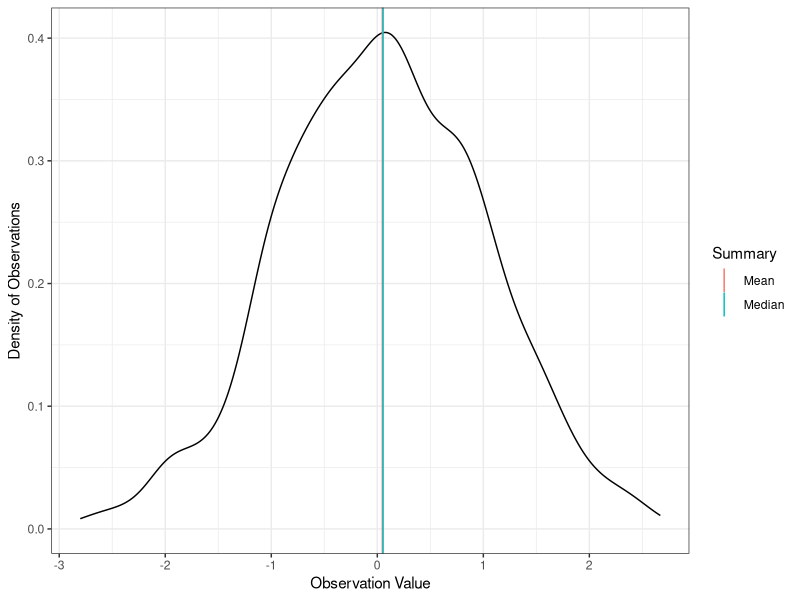
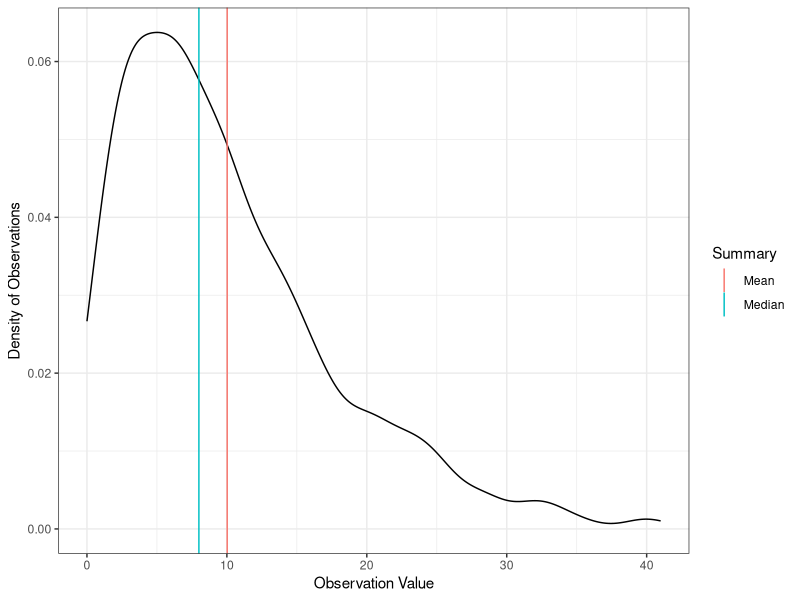

Write R code to recreate these figures, in order.
## ---- chunk 1
#| message: false
library(MASS)
library(tidyverse)


normdat <- tibble(x = rnorm(1000)) %>%
  mutate(Mean = mean(x),
         Median = median(x)) %>%
  pivot_longer(cols = c(Mean, Median), names_to = "Summary") 

negbindat <- tibble(x = rnegbin(1000, mu = 10, theta = 2)) %>%
  mutate(Mean = mean(x),
         Median = median(x)) %>%
  pivot_longer(cols = c(Mean, Median), names_to = "Summary") 


ggplot(normdat, aes(x = x)) +
  geom_density() +
  geom_vline(aes(xintercept = value, color = Summary)) +
  labs(y = "Density of Observations", x = "Observation Value") +
  theme_bw()

## ---- chunk 2
ggplot(negbindat, aes(x = x)) +
  geom_density() +
  geom_vline(aes(xintercept = value, color = Summary)) +
  labs(y = "Density of Observations", x = "Observation Value") +
  theme_bw()

